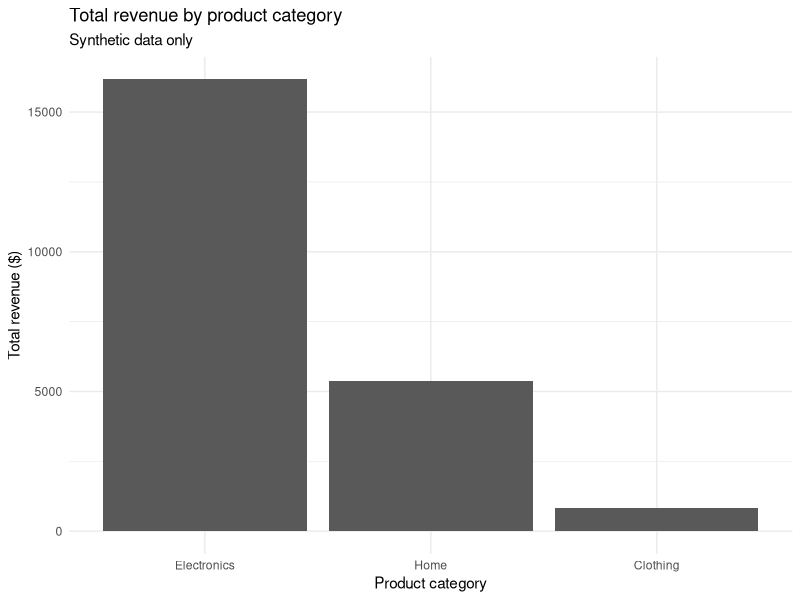

This chart was generated by the following R code:
# AI Assistance Declaration: I used Muse (Muse Spark 1.3) on 14 November 2026 for formatting suggestions and comments for this script. Prompts used: "Here is my R script description. Suggest Markdown formatting and code block examples." and "Add syntax highlighting and improve section organization (e.g., # Purpose, ## Inputs, ## Outputs)." I verified outputs using manual code review and by checking the script logic against the input file structure. All final calculations are done by myself in R. I am responsible for the accuracy and originality of this work.
#
# analyze_sales.R
# Synthetic Retail Sales Analysis
# Author: Maryam Alyasin
# Course: BDA400 / Data Science Tools and Techniques, Assignment 1
#
# Purpose: Read synthetic sales data, calculate revenue, and summarise
# total units and total revenue by category and by region.
# Inputs:  data/synthetic_sales.csv
# Outputs: outputs/sales_by_category.csv
#          outputs/revenue_by_category.png
#          Console summaries by category and by region
#
# Run from the project root directory with:
#   source("analyze_sales.R")

library(tidyverse)

# 1. Read the input data -----------------------------------------------
# The file contains synthetic data only. No real or personal data is used.
sales <- read_csv(
  "data/synthetic_sales.csv",
  col_types = cols(
    date = col_date(),
    region = col_character(),
    category = col_character(),
    units_sold = col_integer(),
    unit_price = col_double()
  )
)

# 2. Basic checks ------------------------------------------------------
# Stop with a clear message if an expected column is missing.
expected_columns <- c("date", "region", "category", "units_sold", "unit_price")
missing_columns <- setdiff(expected_columns, names(sales))

if (length(missing_columns) > 0) {
  stop("Missing expected column(s): ", paste(missing_columns, collapse = ", "))
}

# 3. Calculate revenue -------------------------------------------------
# Revenue is calculated here in R, for each row, as units * price.
sales <- sales %>%
  mutate(revenue = units_sold * unit_price)

# 4. Summarise by category and by region --------------------------------
sales_by_category <- sales %>%
  group_by(category) %>%
  summarise(
    total_units = sum(units_sold),
    total_revenue = sum(revenue),
    .groups = "drop"
  ) %>%
  arrange(desc(total_revenue))

sales_by_region <- sales %>%
  group_by(region) %>%
  summarise(
    total_units = sum(units_sold),
    total_revenue = sum(revenue),
    .groups = "drop"
  ) %>%
  arrange(desc(total_revenue))

# 5. Print summaries to the console -------------------------------------
print(sales_by_category)
print(sales_by_region)

# 6. Save outputs --------------------------------------------------------
dir.create("outputs", showWarnings = FALSE)

write_csv(sales_by_category, "outputs/sales_by_category.csv")

revenue_plot <- ggplot(sales_by_category, aes(x = reorder(category, -total_revenue), y = total_revenue)) +
  geom_col() +
  labs(
    title = "Total revenue by product category",
    subtitle = "Synthetic data only",
    x = "Product category",
    y = "Total revenue ($)"
  ) +
  theme_minimal()

ggsave("outputs/revenue_by_category.png", plot = revenue_plot, width = 7, height = 4.5)

message("Done. Outputs saved to outputs/.")
